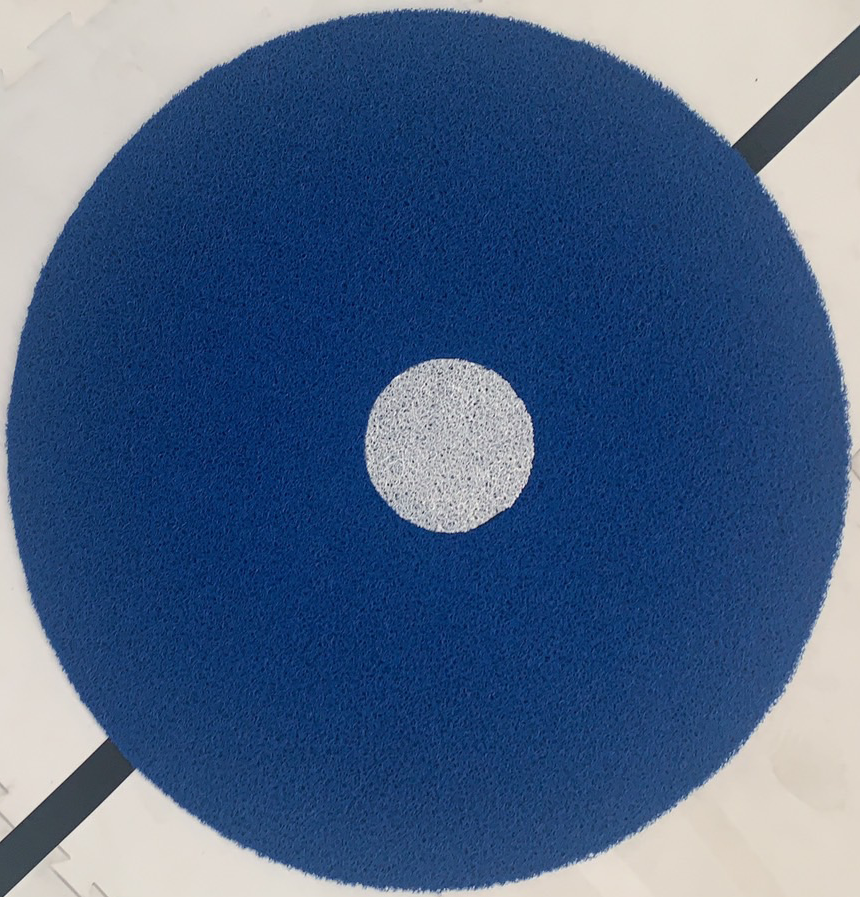
#> input picture copter/H03.png, 860 x 897 px
$ python jpg_contours.py
#> lines starting #> are read from the running program, lines starting #| are printed output that depends on the picture; after the words box and inside, x2 and y2 are one past the last pixel; in counts of white or black regions, pixels touching at a corner belong together
import numpy as np
import sys
import cv2

if len(sys.argv)>1:
    filename = sys.argv[1]
else:
    filename = "H03.png"

image = cv2.imread(filename)
#> image is the input picture: shape (897, 860, 3); mean B, G, R 132.5, 97.5, 73.6
gray = cv2.cvtColor(image,cv2.COLOR_BGR2GRAY)
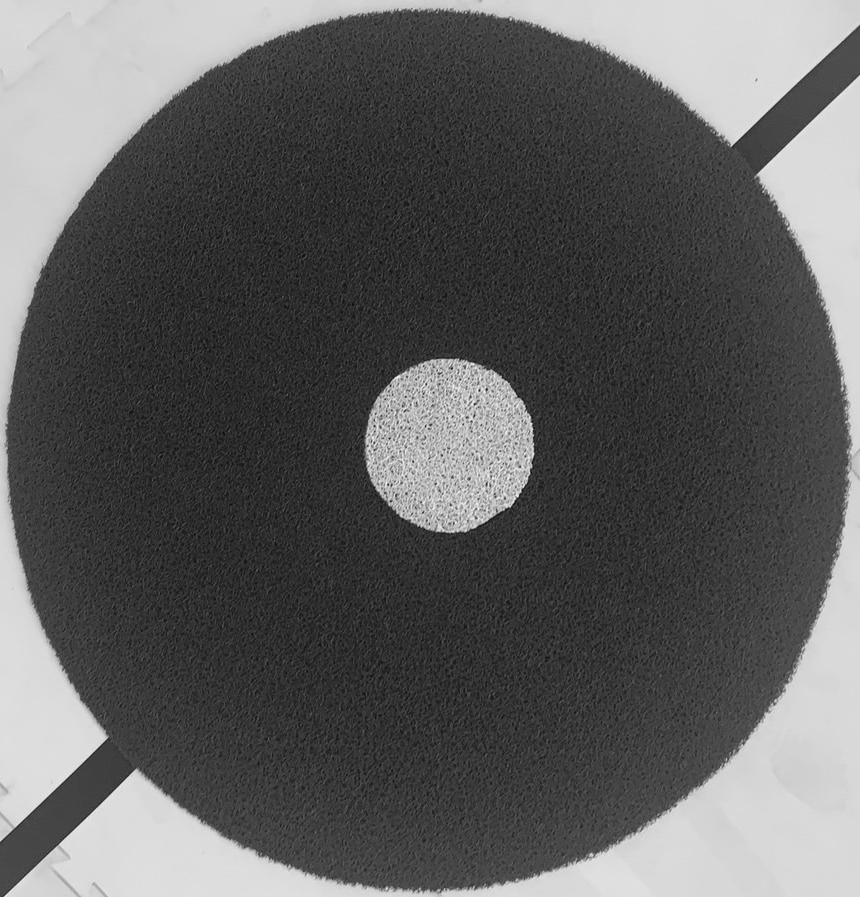
#> gray: shape (897, 860); min 9, max 254, mean 94.4

blur = cv2.GaussianBlur(gray, (11,11), 0)
cv2.imshow("Blur", blur)

edge = cv2.Canny(blur, 30, 160)
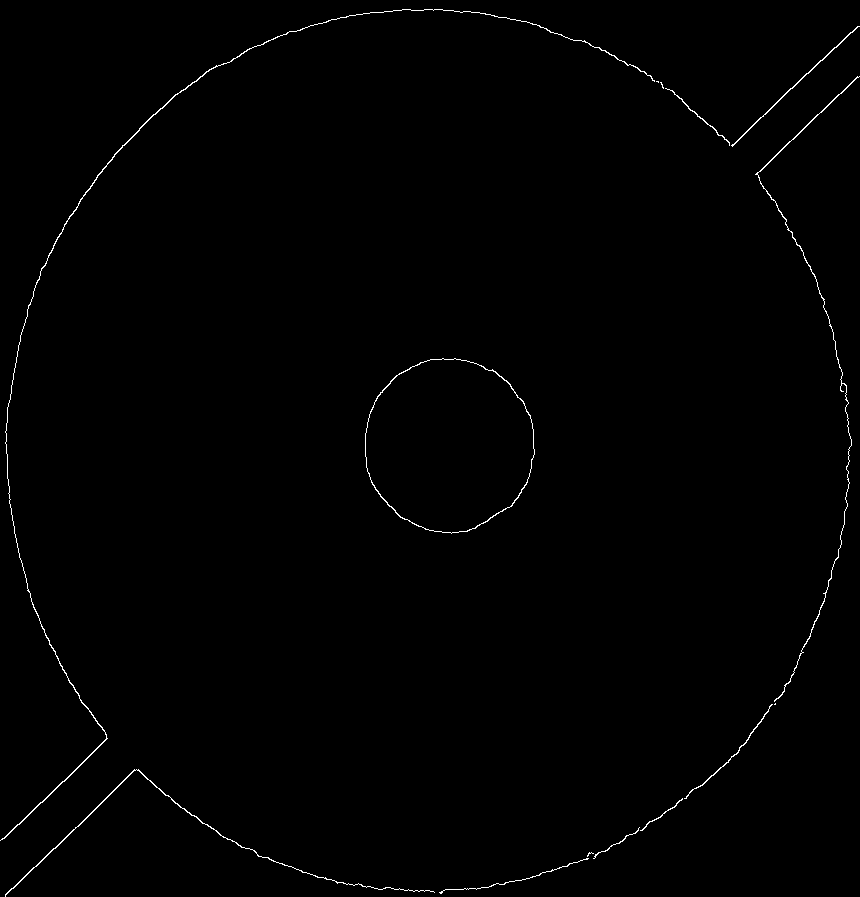
#> edge: shape (897, 860); 0.6% white in thin lines or dots
cv2.imshow("Edge", edge)

(cnts, hierarchy) = cv2.findContours(edge,cv2.RETR_EXTERNAL,cv2.CHAIN_APPROX_SIMPLE)
#> cnts = 14 contours, 5 with area under 20; largest, box (x1, y1, x2, y2) and area: (365, 358, 535, 534) 23095, (0, 9, 655, 841) 392, (5, 769, 435, 897) 210, (755, 76, 860, 702) 197, (731, 26, 860, 147) 118

# Draw all contours
cv2.drawContours(image, cnts, -1, (0,255,0), 1)
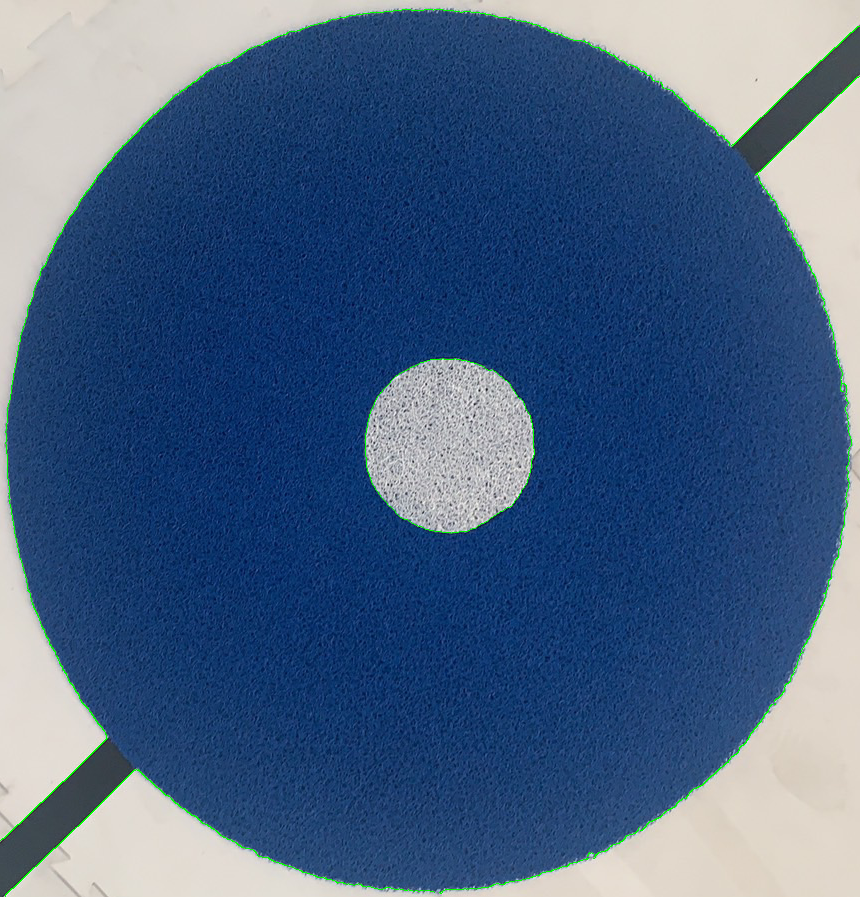
#> image: shape (897, 860, 3); 0.58% of pixels changed, all inside (x1, y1, x2, y2) = (0, 9, 860, 897)

# draw center in yellow-dot
for c in cnts:
    M= cv2.moments(c)
    cX = int(M["m10"]/M["m00"])
    cY = int(M["m01"]/M["m00"])
    print(cX, cY)
    cv2.circle(image,(cX,cY), 5, (1,227,254), -1)
#> this loop made 14 passes
#> (cX, cY) on passes 1, 2, 3, 4, 5, 6, 8, 9, 10, 12, 13, 14: (523, 875), (588, 853), (615, 843), (661, 814), (130, 827), (731, 753), (448, 444), (699, 116), (661, 84), (805, 289), (793, 85), (157, 386)
#> (c, cX, cY) on passes 7, 11: ([[775, 703], [774, 704], [775, 704]], 774, 703), ([[656, 81], [657, 81], [658, 82], [658, 81]], 657, 81)
#| 523 875
#| 588 853
#| 615 843
#| 661 814
#| 130 827
#| 731 753
#| 774 703
#| 448 444
#> (further printed lines are left out)
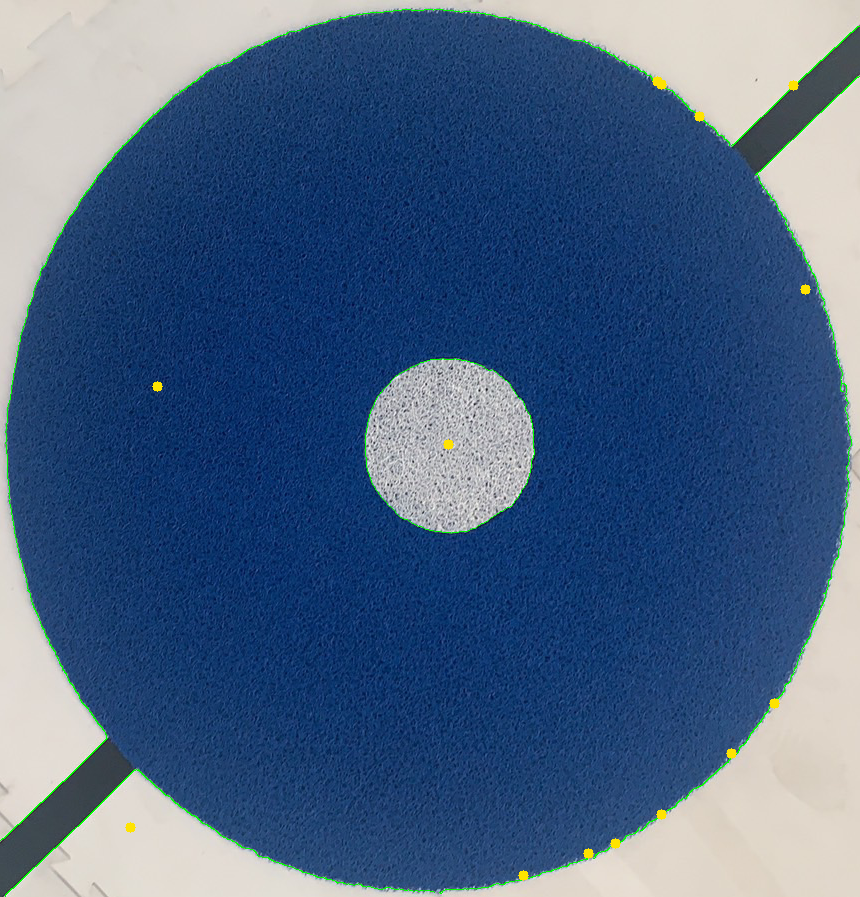
#> image: shape (897, 860, 3); 0.14% of pixels changed, all inside (x1, y1, x2, y2) = (125, 76, 811, 881)

cv2.imshow("contours", image)

cv2.waitKey(0)
cv2.destroyAllWindows()
